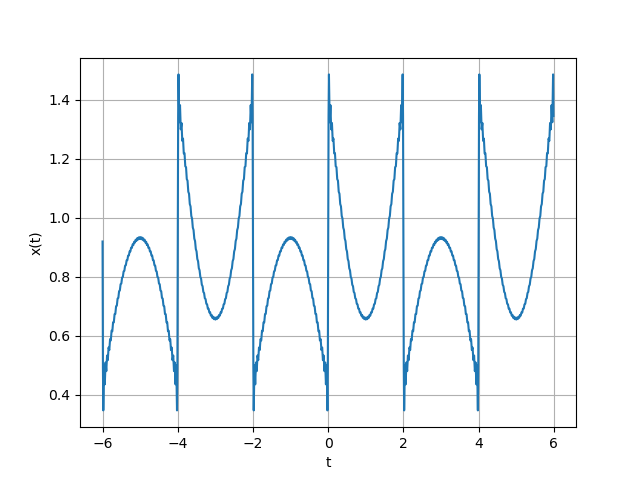

The script that saved this image:
# # # # # # # # # # # # # # # # # # # # # # # # # # # # # # # # # # # # # # # # # # # # # # # # # #
# @ Filename: q5iii
# @ Date: 11-Mar-2020
# @ AUTHOR: batuhanfaik
# @ Copyright (C) 2020 Batuhan Faik Derinbay
# @ Project: blg354e_assignment1
# @ Description: Not available
# # # # # # # # # # # # # # # # # # # # # # # # # # # # # # # # # # # # # # # # # # # # # # # # # #

import matplotlib.pyplot as plt
import numpy as np


def a_k(k):
    return 0.25 * ((0.32 * (1 + np.exp(-1j * np.pi * k)))/(k ** 2 - 1) -
                   ((4j * (1 - np.exp(-1j * np.pi * k)))/(np.pi * k)))


k_min = 0
k_max = 100
a_0 = 0.84
T_0 = 4

f_0 = 1 / T_0
t = np.arange(-6, 6, 0.01)  # start,stop,step
x_t = a_0

for k in range(k_min, k_max + 1):
    if not k == 0 and not k == 1:
        x_t += a_k(k) * np.exp(1j * 2 * np.pi * k * f_0 * t)

plt.plot(t, x_t)
plt.grid()
plt.xlabel('t')
plt.ylabel('x(t)')
plt.savefig("q5iii.png")
